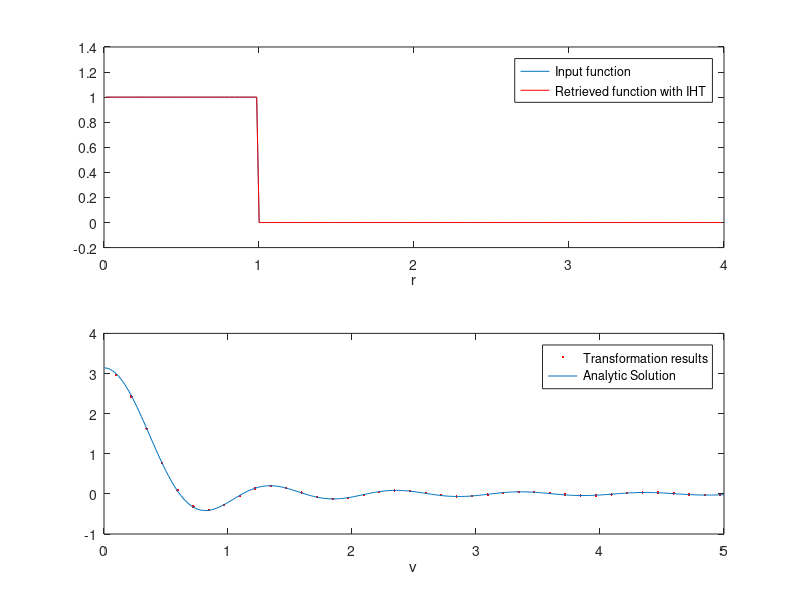

Here is the MATLAB script that generated this plot: (Note: this script raises an error after producing the figure.)
%% This routine implements Hankel transforms of integer order based on a
%% Fourier-Bessel series expansion. The algorithm is based on a recently published 
%% research work (please cite if used):

%% M. Guizar-Sicairos and J. C. Gutierrez-Vega, Computation of quasi-discrete
%% Hankel transforms of integer order for propagating optical wave fields,
%% J. Opt. Soc. Am. A 21, 53-58 (2004).

%% The numerical method features great accuracy and is energy preserving by
%% construction, it is especially suitable for iterative transformation
%% processes. Its implementation, requires the computation of zeros of 
%% the m-th order Bessel function of the first kind where m is the
%% transformation order.

%% An array of the first 3001 Bessel functions of order from cero to four
%% can be found in the "c.mat" array. If a greater transformation order is
%% required the zeros may be found numerically. 

%% With the c.mat array, as included, Hankel transforms of order 0-4 may be
%% computed, with up to 3000 sampling points. A trasformation, and inverse 
%% transformation example is given below.

%% This routine was tested under Matlab 6.5 R13

%%%%%%%%%%%%%%%%%%%%%%%
%% Input parameters  %%
%%%%%%%%%%%%%%%%%%%%%%%

R = 4          %% Maximum sampled radius (time)
N = 250        %% Number of sampling points
ord = 0        %% Transformation order

%%%%%%%%%%%%%%%%%%%%%%%%%%%%%%%%%%%
%% Matrix and vectors computing  %%
%%%%%%%%%%%%%%%%%%%%%%%%%%%%%%%%%%%
%% This operations may only be performed once for iterative algorithms

load c.mat;
c = c(ord+1,1:N+1);

V = c(N+1)/(2*pi*R);    % Maximum frequency
r = c(1:N)'*R/c(N+1);   % Radius vector
v = c(1:N)'/(2*pi*R);   % Frequency vector

[Jn,Jm] = meshgrid(c(1:N),c(1:N));
C = (2/c(N+1))*besselj(ord,Jn.*Jm/c(N+1))./(abs(besselj(ord+1,Jn)).*abs(besselj(ord+1,Jm)));
%% C is the transformation matrix

m1 = (abs(besselj(ord+1,c(1:N)))/R)';   %% m1 prepares input vector for transformation
m2 = m1*R/V;                            %% m2 prepares output vector for display
%clear Jn
%clear Jm

%%%%%%%%%%%%%%%%%%%%%%%%%%%%%
%% Transformation example  %%
%%%%%%%%%%%%%%%%%%%%%%%%%%%%%
%% The n-th order Hankel transform of a generalized top-hat function is obtained and
%% compared with the analytic solution, please chage transformation order
%% from 0 to 4 to see additional results.

f = (r.^ord).*(r<=1);        %% Generalized top-hat function (input)
F = f./m1;                   %% Prepare vector for transformation
F2 = C*F;                    %% Obtain the Hankel transform
Fretrieved = C*F2;           %% Inverse hankel transform

fretrieved = Fretrieved.*m1; %% Prepare vector for display
f2 = F2.*m2;                 %% Prepare vector for display

%%%%%%%%%%%%%%%%%%%%%%%%
%%   Display results  %%
%%%%%%%%%%%%%%%%%%%%%%%%

figure(1), 
subplot(2,1,1), plot(r,f), hold on, plot(r,fretrieved,'r'), hold off, xlim([0 4]),
xlabel('r'),
legend('Input function','Retrieved function with IHT'),
v2 = linspace(1e-10,5,300);
fanalytic = besselj(ord+1,2*pi*v2)./v2;
subplot(2,1,2), plot(v,f2,'.r'), hold on, plot(v2,fanalytic), hold off, xlim([0 5]),
legend('Transformation results','Analytic Solution'),
xlabel('v')

%% All codes were written by Manuel Guizar Sicairos.



figure
A=importdata('out0.txt');
hold on
plot(A,'r','LineWidth',6)
plot(c)
title('Compare vector c')

figure
B=importdata('out1.txt');
hold on
plot(B(:,1),'r','LineWidth',6)
plot(r)
title('Compare r and v')


%CC=importdata('out2.txt');
%CCC=reshape(CC,N,N);
figure
% surfc(C,'FaceColor','interp',...
%  'EdgeColor','none',...
%  'FaceLighting','phong')
% figure
% surfc(CCC,'FaceColor','interp',...
%  'EdgeColor','none',...
%  'FaceLighting','phong')


% figure
% for ii=1:N
%     hold off
%     plot(C(ii,:),'b','LineWidth',4)
%     hold on
%     plot(CCC(ii,:),'r')
%     pause(0.2)
% end

fff=importdata('out3.txt');
%plot(fff(:,1),fff(:,4))
%hold on

figure
plot(v,f2,'or','MarkerSize',10,'MarkerFaceColor','r'), hold on, plot(v2,fanalytic),plot(v,fff(:,3),'.g'), hold off, xlim([0 5]),
legend('Transformation results','Analytic Solution'),
xlabel('v')

ggg=importdata('out4.txt');
figure
plot(r,f,'or','MarkerSize',10,'MarkerFaceColor','r'), hold on, plot(ggg(:,1),ggg(:,3),'.g'), hold off,
legend('Transformation results','Analytic Solution'),
xlabel('r')
